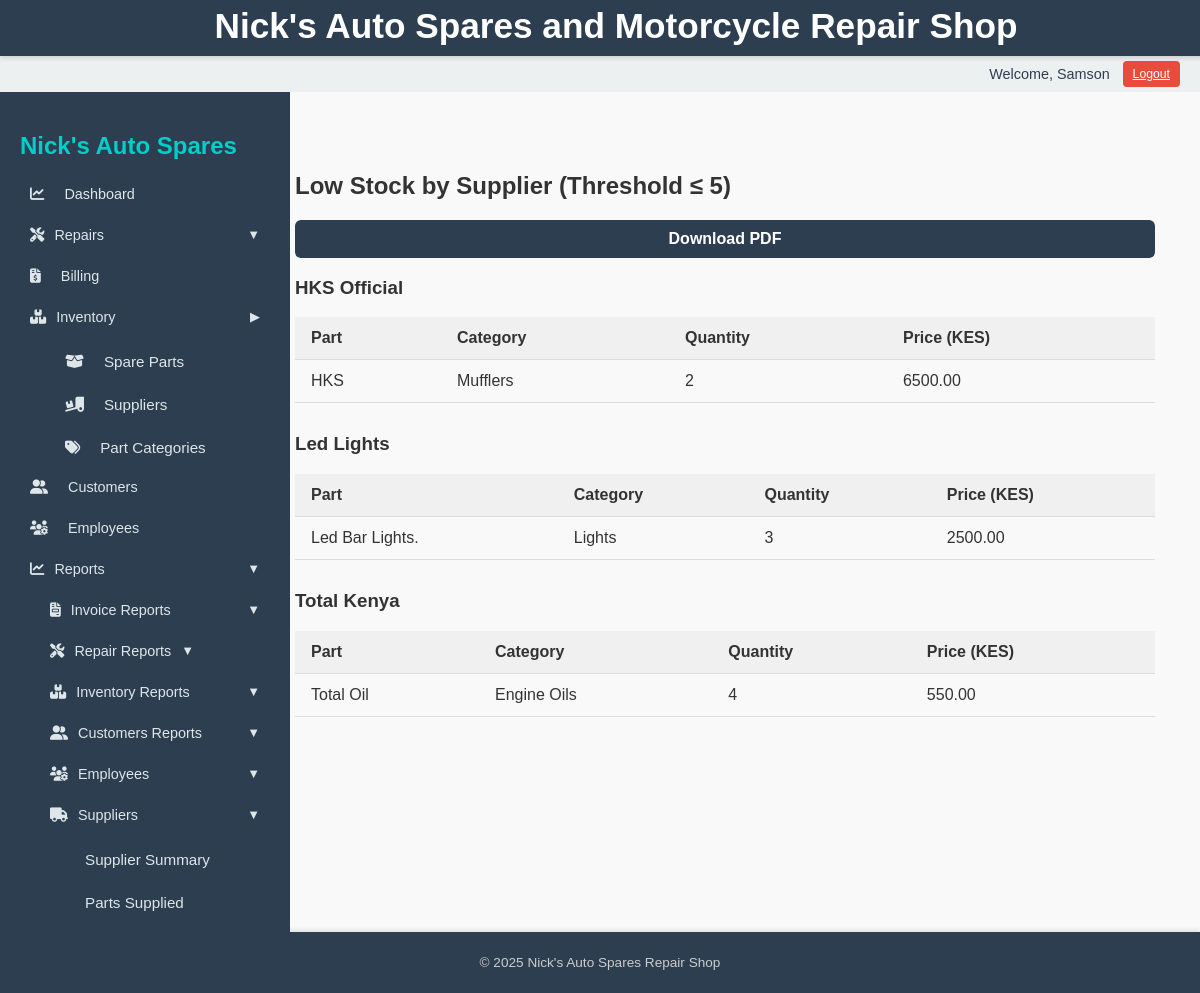
Page /reports/suppliers/low-stock/ (signed in) on the committed database.
### inventory/models.py (models this page shows, shortened)
class SparePart(models.Model):
    name = models.CharField(max_length=100)
    part_number = models.CharField(max_length=50, blank=True, null=True)
    category = models.ForeignKey(PartCategory, on_delete=models.SET_NULL, null=True, blank=True)
    quantity = models.PositiveIntegerField()
    price = models.DecimalField(max_digits=10, decimal_places=2)
    supplier = models.ForeignKey('Supplier', on_delete=models.SET_NULL, null=True, blank=True)
    date_added = models.DateTimeField(auto_now_add=True)

class Supplier(models.Model):
    name = models.CharField(max_length=100, unique=True)
    contact_person = models.CharField(max_length=100, blank=True, null=True)
    phone = models.CharField(max_length=20, blank=True, null=True)
    email = models.EmailField(blank=True, null=True)
    address = models.TextField(blank=True, null=True)

class PartCategory(models.Model):
    name = models.CharField(max_length=50, unique=True)

### reports/views.py (the view)
# urls.py: path("suppliers/low-stock/", views.low_stock_by_supplier, name="low_stock_by_supplier"),
@login_required
def low_stock_by_supplier(request):
    LOW_STOCK_THRESHOLD = 5  # 🔹 configurable threshold
    low_stock_parts = (
        SparePart.objects
        .filter(supplier__isnull=False, quantity__lte=LOW_STOCK_THRESHOLD)
        .select_related("supplier", "category")
        .order_by("supplier__name", "name")
    )
    grouped = {}
    for part in low_stock_parts:
        supplier = part.supplier.name
        grouped.setdefault(supplier, []).append(part)
    context = {
        "grouped_parts": grouped,
        "threshold": LOW_STOCK_THRESHOLD
    }
    if request.GET.get("format") == "pdf":
        return render_pdf_view(
            "reports/supplier_reports/low_stock_by_supplier_pdf.html",
            context,
            "low-stock-by-supplier.pdf"
        )
    return render(request, "reports/supplier_reports/low_stock_by_supplier.html", context)

### templates/reports/supplier_reports/low_stock_by_supplier.html
{% extends "base_dashboard.html" %}
{% block content %}
<h2>Low Stock by Supplier (Threshold ≤ {{ threshold }})</h2>
<form method="get">
    {% if grouped_parts %}
    <button type="submit" name="format" value="pdf" class="btn">Download PDF</button>
    {% endif %}
</form>
{% if grouped_parts %}
{% for supplier, parts in grouped_parts.items %}
<h3>{{ supplier }}</h3>
<table class="styled-table" style="margin-bottom: 30px;">
    <thead>
        <tr>
            <th>Part</th>
            <th>Category</th>
            <th>Quantity</th>
            <th>Price (KES)</th>
        </tr>
    </thead>
    <tbody>
        {% for part in parts %}
        <tr>
            <td>{{ part.name }}</td>
            <td>
                {% if part.category %}
                    {{ part.category.name }}
                {% else %}
                    Uncategorized
                {% endif %}
            </td>
            <td>{{ part.quantity }}</td>
            <td>{{ part.price|floatformat:2 }}</td>
        </tr>
        {% endfor %}
    </tbody>
</table>
{% endfor %}
{% else %}
<p>No low stock parts across suppliers 🎉</p>
{% endif %}
{% endblock %}

### templates/base_dashboard.html (shortened to what this page needs)
{% load static %}
<!DOCTYPE html>
<html lang="en">
<head>
    <link rel="stylesheet" href="{% static 'css/styles.css' %}">
    <link rel="stylesheet" href="https://cdnjs.cloudflare.com/ajax/libs/font-awesome/6.5.0/css/all.min.css" />
    <link rel="stylesheet" href="https://cdnjs.cloudflare.com/ajax/libs/font-awesome/6.5.0/css/all.min.css">
</head>
<body>
    <header>
        <h1>Nick's Auto Spares and Motorcycle Repair Shop</h1>
    </header>
    <nav class="user-nav">
        {% if user.is_authenticated %}
            <span class="username">Welcome, {{ user.username }}</span>
            <form method="post" action="{% url 'logout' %}">
                <button type="submit" class="logout-button">Logout</button>
            </form>
        {% else %}
            <a href="{% url 'login' %}" class="button">Login</a>
        {% endif %}
    </nav>
    <div class="layout-container">
        <aside class="sidebar" id="sidebar">
            <h2>Nick's Auto Spares</h2>
            <a href="{% url 'reports_overview' %}" class="{% if request.path == '/reports/overview/' %}active{% endif %}">
                <i class="fas fa-chart-line"></i> Dashboard
            </a>
            <button class="toggle {% if 'repairs' in request.path or 'motorcycles' in request.path or 'motorcyclemodels' in request.path %}active{% endif %}" onclick="toggleMenu('repairsSubmenu', this)">
                <i class="fas fa-tools"></i> Repairs
                <span class="chevron" style="margin-left:auto;">&#9660;</span>
            </button>
            <a href="{% url 'invoice_list' %}" class="{% if 'billing' in request.path %}active{% endif %}">
                <i class="fas fa-file-invoice-dollar"></i> Billing
            </a>
            <button class="toggle {% if 'inventory' in request.path or 'suppliers' in request.path or 'partcategory' in request.path %}active{% endif %}" onclick="toggleMenu('inventorySubmenu', this)">
                <i class="fas fa-boxes"></i> Inventory
                <span class="chevron" style="margin-left:auto;">&#9654;</span>
            </button>
            <div id="inventorySubmenu" class="submenu {% if 'inventory' in request.path or 'suppliers' in request.path or 'partcategory' in request.path %}show{% endif %}">
                <a href="{% url 'sparepart_list' %}" class="{% if request.path == '/inventory/' %}active{% endif %}">
                    <i class="fas fa-box-open"></i> Spare Parts
                </a>
                <a href="{% url 'supplier_list' %}" class="{% if request.path == '/inventory/suppliers/' %}active{% endif %}">
                    <i class="fas fa-truck-loading"></i> Suppliers
                </a>
                <a href="{% url 'partcategory_list' %}" class="{% if request.path == '/inventory/partcategory/' %}active{% endif %}">
                    <i class="fas fa-tags"></i> Part Categories
                </a>
            </div>
            <a href="{% url 'customer_list' %}" class="{% if 'customers' in request.path %}active{% endif %}">
                <i class="fas fa-user-friends"></i> Customers
            </a>
            <a href="{% url 'employee_list' %}" class="{% if 'employees' in request.path %}active{% endif %}">
                <i class="fas fa-users-cog"></i> Employees
            </a>
            <button class="toggle {% if '/reports/' in request.path %}active{% endif %}" onclick="toggleMenu('reportsSubmenu', this)">
                <i class="fas fa-chart-line"></i> Reports
                <span class="chevron" style="margin-left:auto;">&#9660;</span>
            </button>
            <div id="reportsSubmenu" class="submenu {% if '/reports/' in request.path %}show{% endif %}">
                <button class="toggle {% if '/reports/invoices/' in request.path %}active{% endif %}" onclick="toggleMenu('invoiceReportsSubmenu', this)">
                    <i class="fas fa-file-invoice"></i> Invoice Reports
                    <span class="chevron" style="margin-left:auto;">&#9660;</span>
                </button>
                <button class="toggle {% if '/reports/repairs/' in request.path %}active{% endif %}" onclick="toggleMenu('repairReportsSubmenu', this)">
                    <i class="fas fa-tools"></i> Repair Reports
                    <span class="chevron">&#9660;</span>
                </button>
                <button class="toggle {% if '/reports/inventory/' in request.path %}active{% endif %}" onclick="toggleMenu('inventoryReportsSubmenu', this)">
                    <i class="fas fa-boxes-stacked"></i> Inventory Reports
                    <span class="chevron" style="margin-left:auto;">&#9660;</span>
                </button>
            <button class="toggle {% if '/reports/customers/' in request.path %}active{% endif %}" onclick="toggleMenu('customerReportsSubmenu', this)">
                <i class="fas fa-user-friends"></i> Customers Reports
                <span class="chevron" style="margin-left:auto;">&#9660;</span>
            </button>
            <button class="toggle {% if '/reports/employees/' in request.path %}active{% endif %}" onclick="toggleMenu('employeeReportsSubmenu', this)">
                <i class="fas fa-users-cog"></i> Employees
                <span class="chevron" style="margin-left:auto;">&#9660;</span>
            </button>
            <button class="toggle {% if '/reports/suppliers/' in request.path %}active{% endif %}" onclick="toggleMenu('supplierReportsSubmenu', this)">
                <i class="fas fa-truck"></i> Suppliers
                <span class="chevron" style="margin-left:auto;">&#9660;</span>
            </button>
            <div id="supplierReportsSubmenu" class="submenu {% if '/reports/suppliers/' in request.path %}show{% endif %}">
                <a href="{% url 'supplier_summary_report' %}">Supplier Summary</a>
                <a href="{% url 'parts_supplied_per_supplier' %}">Parts Supplied</a>
                <a href="{% url 'top_suppliers_by_value' %}">Top by Value</a>
            </div>
            </div>
        </aside>
    <main class="main-content">
        <div class="content-wrapper">
            {% block content %}
            {% endblock %}
        </div>
    </main>
    </div>
    <footer>
        <p>&copy; 2025 Nick's Auto Spares Repair Shop</p>
    </footer>
</body>
</html>

### static/css/styles.css (style rules this page uses)
body { font-family: Arial, sans-serif; background-color: #f9f9f9; color: #333; margin: 0; padding: 0; }
h1 { text-align: center; margin-top: 20px; }
button.btn { width: 100%; padding: 10px; background-color: #2c3e50; color: white; font-weight: bold; border: none; border-radius: 6px; cursor: pointer; font-size: 16px; }
header { background-color: #2c3e50; color: white; padding: 1rem; text-align: center; }
nav.user-nav { background-color: #ecf0f1; padding: 10px 20px; text-align: right; }
main { padding: 20px; }
footer { background-color: #2c3e50; color: white; text-align: center; padding: 10px; margin-top: 40px; }
.button, .logout-button, input[type="submit"], button { background-color: #2c3e50; color: white; border: none; padding: 6px 12px; text-decoration: none; border-radius: 4px; cursor: pointer; font-size: 0.9rem; }
.logout-button { background: none; color: blue; border: none; padding: 0; text-decoration: underline; font-size: 1rem; }
.styled-table { width: 100%; border-collapse: collapse; margin-top: 10px; }
.styled-table th, .styled-table td { padding: 12px 16px; border-bottom: 1px solid #ddd; text-align: left; }
.styled-table thead { background-color: #f0f0f0; font-weight: bold; }

### templates/base_dashboard.html (style rules this page uses)
body { margin: 0; font-family: Arial, sans-serif; height: 100vh; }
.sidebar { width: 250px; background-color: #2c3e50; color: #fff; padding: 20px; height: 100vh; overflow-y: auto; }
.sidebar h2 { color: #00cec9; margin-bottom: 1rem; }
.sidebar a, .sidebar button.toggle { display: flex; align-items: center; gap: 10px; padding: 10px; color: #dfe6e9; text-decoration: none; margin-bottom: 5px; background: none; border: none; text-align: left; width: 100%; cursor: pointer; font-size: 0.9em;; }
.sidebar a:hover, .sidebar .active, .sidebar button.toggle:hover { background-color: #2980b9; color: #2d3436; }
.sidebar:not(.hidden) { transform: translateX(0); }
.sidebar a i { margin-right: 10px; }
.layout-container { display: grid; grid-template-columns: 250px 1fr; min-height: calc(100vh - 56px - 36px); margin-top: 92px; }
.main-content { display: flex; justify-content: center; align-items: flex-start; padding: 40px 20px; overflow-y: auto; width: 100%; box-sizing: border-box; }
.content-wrapper { width: 100%; max-width: 900px; padding: 20px; box-sizing: border-box; }
.submenu { display: none; flex-direction: column; margin-left: 20px; }
.submenu a { font-size: 0.95em; padding-left: 25px; margin: 3px 0; }
.submenu.show { display: flex; }
.chevron { font-size: 0.9em; transition: transform 0.2s ease; }
.user-nav { position: fixed; top: 56px; left: 0; width: 100%; height: 36px; background-color: #2c3e50; color: #2c3e50; padding: 0 1rem; display: flex; justify-content: flex-end; align-items: center; gap: 0.8rem; font-size: 0.9em; box-sizing: border-box; z-index: 999; transition: transform 0.3s ease; will-change: transform; }
.user-nav .username { font-weight: 500; }
.logout-button, .user-nav .button { background-color: #e74c3c; color: #fff; border: none; padding: 6px 10px; cursor: pointer; font-size: 0.85em; border-radius: 4px; }
header { position: fixed; top: 0; left: 0; width: 100%; height: 56px; background-color: #2c3e50; color: #fff; padding: 0 1rem; display: flex; align-items: center; justify-content: center; z-index: 1000; font-size: 1.1em; font-weight: 600; box-shadow: 0 2px 5px rgba(0,0,0,0.15); transition: transform 0.3s ease; will-change: transform; }
footer { background-color: #2c3e50; color: #ccc; text-align: center; padding: 0.6rem; font-size: 0.85em; margin-top: auto; box-shadow: 0 -2px 4px rgba(0,0,0,0.1); }

### rows in the picture
SparePart: name "HKS Official", name "HKS", category.name "Mufflers", quantity "2", price "6500.00"
SparePart: name "Led Lights", name "Led Bar Lights.", category.name "Lights", quantity "3", price "2500.00"
SparePart: name "Total Kenya", name "Total Oil", category.name "Engine Oils", quantity "4", price "550.00"

### other values in the picture
{{ user.username }} "Samson"
{{ threshold }} "5"
